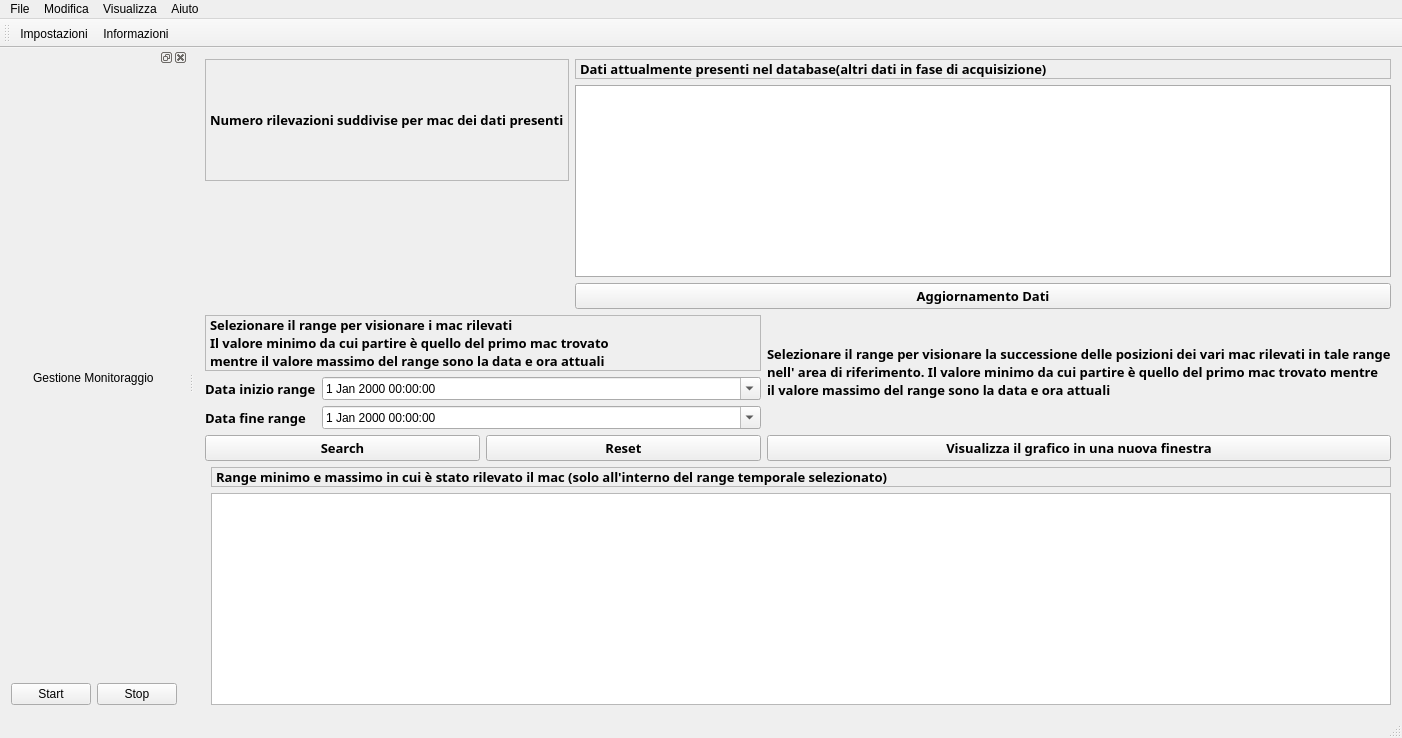
<?xml version="1.0" encoding="UTF-8"?>
<ui version="4.0">
 <class>MainWindow</class>
 <widget class="QMainWindow" name="MainWindow">
  <property name="geometry">
   <rect>
    <x>0</x>
    <y>0</y>
    <width>1402</width>
    <height>738</height>
   </rect>
  </property>
  <property name="sizePolicy">
   <sizepolicy hsizetype="Minimum" vsizetype="Minimum">
    <horstretch>0</horstretch>
    <verstretch>0</verstretch>
   </sizepolicy>
  </property>
  <property name="windowTitle">
   <string>Room Monitor</string>
  </property>
  <widget class="QWidget" name="centralWidget">
   <layout class="QGridLayout" name="gridLayout_2">
    <item row="1" column="0">
     <layout class="QHBoxLayout" name="horizontalLayout_4">
      <item>
       <layout class="QVBoxLayout" name="verticalLayout_5">
        <item>
         <widget class="QLabel" name="label_2">
          <property name="font">
           <font>
            <family>Source Code Pro</family>
            <pointsize>10</pointsize>
            <weight>75</weight>
            <bold>true</bold>
           </font>
          </property>
          <property name="autoFillBackground">
           <bool>false</bool>
          </property>
          <property name="frameShape">
           <enum>QFrame::StyledPanel</enum>
          </property>
          <property name="frameShadow">
           <enum>QFrame::Plain</enum>
          </property>
          <property name="text">
           <string>Selezionare il range per visionare i mac rilevati
Il valore minimo da cui partire è quello del primo mac trovato
mentre il valore massimo del range sono la data e ora attuali</string>
          </property>
         </widget>
        </item>
        <item>
         <layout class="QFormLayout" name="formLayout">
          <item row="0" column="0">
           <widget class="QLabel" name="label_3">
            <property name="font">
             <font>
              <family>Source Code Pro</family>
              <pointsize>10</pointsize>
              <weight>75</weight>
              <bold>true</bold>
             </font>
            </property>
            <property name="text">
             <string>Data inizio range</string>
            </property>
           </widget>
          </item>
          <item row="0" column="1">
           <widget class="QDateTimeEdit" name="From">
            <property name="enabled">
             <bool>true</bool>
            </property>
            <property name="acceptDrops">
             <bool>true</bool>
            </property>
            <property name="autoFillBackground">
             <bool>true</bool>
            </property>
            <property name="buttonSymbols">
             <enum>QAbstractSpinBox::PlusMinus</enum>
            </property>
            <property name="calendarPopup">
             <bool>true</bool>
            </property>
           </widget>
          </item>
          <item row="1" column="0">
           <widget class="QLabel" name="label_4">
            <property name="font">
             <font>
              <family>Source Code Pro</family>
              <pointsize>10</pointsize>
              <weight>75</weight>
              <bold>true</bold>
             </font>
            </property>
            <property name="text">
             <string>Data fine range</string>
            </property>
           </widget>
          </item>
          <item row="1" column="1">
           <widget class="QDateTimeEdit" name="To">
            <property name="acceptDrops">
             <bool>true</bool>
            </property>
            <property name="buttonSymbols">
             <enum>QAbstractSpinBox::PlusMinus</enum>
            </property>
            <property name="calendarPopup">
             <bool>true</bool>
            </property>
           </widget>
          </item>
         </layout>
        </item>
        <item>
         <layout class="QHBoxLayout" name="horizontalLayout_5">
          <item>
           <widget class="QPushButton" name="Search">
            <property name="font">
             <font>
              <family>Source Code Pro</family>
              <pointsize>10</pointsize>
              <weight>75</weight>
              <bold>true</bold>
             </font>
            </property>
            <property name="text">
             <string>Search</string>
            </property>
           </widget>
          </item>
          <item>
           <widget class="QPushButton" name="Reset">
            <property name="font">
             <font>
              <family>Source Code Pro</family>
              <pointsize>10</pointsize>
              <weight>75</weight>
              <bold>true</bold>
             </font>
            </property>
            <property name="text">
             <string>Reset</string>
            </property>
           </widget>
          </item>
         </layout>
        </item>
       </layout>
      </item>
      <item>
       <layout class="QVBoxLayout" name="verticalLayout_6">
        <item>
         <widget class="QLabel" name="label_7">
          <property name="font">
           <font>
            <family>Source Code Pro</family>
            <pointsize>10</pointsize>
            <weight>75</weight>
            <bold>true</bold>
           </font>
          </property>
          <property name="frameShape">
           <enum>QFrame::NoFrame</enum>
          </property>
          <property name="text">
           <string>Selezionare il range per visionare la successione delle posizioni dei vari mac rilevati in tale range 
nell' area di riferimento. Il valore minimo da cui partire è quello del primo mac trovato mentre
il valore massimo del range sono la data e ora attuali</string>
          </property>
         </widget>
        </item>
        <item>
         <widget class="QPushButton" name="Search_2">
          <property name="font">
           <font>
            <family>Source Code Pro</family>
            <pointsize>10</pointsize>
            <weight>75</weight>
            <bold>true</bold>
           </font>
          </property>
          <property name="text">
           <string>Visualizza il grafico in una nuova finestra</string>
          </property>
         </widget>
        </item>
       </layout>
      </item>
     </layout>
    </item>
    <item row="0" column="0">
     <layout class="QHBoxLayout" name="horizontalLayout_3">
      <item>
       <layout class="QVBoxLayout" name="verticalLayout_3">
        <item>
         <widget class="QLabel" name="label_6">
          <property name="font">
           <font>
            <family>Source Code Pro</family>
            <pointsize>10</pointsize>
            <weight>75</weight>
            <bold>true</bold>
           </font>
          </property>
          <property name="autoFillBackground">
           <bool>false</bool>
          </property>
          <property name="frameShape">
           <enum>QFrame::StyledPanel</enum>
          </property>
          <property name="frameShadow">
           <enum>QFrame::Plain</enum>
          </property>
          <property name="text">
           <string>Numero rilevazioni suddivise per mac dei dati presenti</string>
          </property>
         </widget>
        </item>
        <item>
         <widget class="QCustomPlot" name="customPlot" native="true"/>
        </item>
       </layout>
      </item>
      <item>
       <layout class="QVBoxLayout" name="verticalLayout_4">
        <item>
         <widget class="QLabel" name="label_5">
          <property name="font">
           <font>
            <family>Source Code Pro</family>
            <pointsize>10</pointsize>
            <weight>75</weight>
            <bold>true</bold>
           </font>
          </property>
          <property name="autoFillBackground">
           <bool>false</bool>
          </property>
          <property name="frameShape">
           <enum>QFrame::StyledPanel</enum>
          </property>
          <property name="frameShadow">
           <enum>QFrame::Plain</enum>
          </property>
          <property name="text">
           <string>Dati attualmente presenti nel database(altri dati in fase di acquisizione)</string>
          </property>
         </widget>
        </item>
        <item>
         <widget class="QTableView" name="tableView">
          <property name="palette">
           <palette>
            <active>
             <colorrole role="WindowText">
              <brush brushstyle="SolidPattern">
               <color alpha="255">
                <red>0</red>
                <green>0</green>
                <blue>0</blue>
               </color>
              </brush>
             </colorrole>
             <colorrole role="Button">
              <brush brushstyle="SolidPattern">
               <color alpha="255">
                <red>222</red>
                <green>222</green>
                <blue>222</blue>
               </color>
              </brush>
             </colorrole>
             <colorrole role="Light">
              <brush brushstyle="SolidPattern">
               <color alpha="255">
                <red>255</red>
                <green>255</green>
                <blue>255</blue>
               </color>
              </brush>
             </colorrole>
             <colorrole role="Midlight">
              <brush brushstyle="SolidPattern">
               <color alpha="255">
                <red>238</red>
                <green>238</green>
                <blue>238</blue>
               </color>
              </brush>
             </colorrole>
             <colorrole role="Dark">
              <brush brushstyle="SolidPattern">
               <color alpha="255">
                <red>111</red>
                <green>111</green>
                <blue>111</blue>
               </color>
              </brush>
             </colorrole>
             <colorrole role="Mid">
              <brush brushstyle="SolidPattern">
               <color alpha="255">
                <red>148</red>
                <green>148</green>
                <blue>148</blue>
               </color>
              </brush>
             </colorrole>
             <colorrole role="Text">
              <brush brushstyle="SolidPattern">
               <color alpha="255">
                <red>0</red>
                <green>0</green>
                <blue>0</blue>
               </color>
              </brush>
             </colorrole>
             <colorrole role="BrightText">
              <brush brushstyle="SolidPattern">
               <color alpha="255">
                <red>255</red>
                <green>255</green>
                <blue>255</blue>
               </color>
              </brush>
             </colorrole>
             <colorrole role="ButtonText">
              <brush brushstyle="SolidPattern">
               <color alpha="255">
                <red>0</red>
                <green>0</green>
                <blue>0</blue>
               </color>
              </brush>
             </colorrole>
             <colorrole role="Base">
              <brush brushstyle="SolidPattern">
               <color alpha="255">
                <red>255</red>
                <green>255</green>
                <blue>255</blue>
               </color>
              </brush>
             </colorrole>
             <colorrole role="Window">
              <brush brushstyle="SolidPattern">
               <color alpha="255">
                <red>222</red>
                <green>222</green>
                <blue>222</blue>
               </color>
              </brush>
             </colorrole>
             <colorrole role="Shadow">
              <brush brushstyle="SolidPattern">
               <color alpha="255">
                <red>0</red>
                <green>0</green>
                <blue>0</blue>
               </color>
              </brush>
             </colorrole>
             <colorrole role="AlternateBase">
              <brush brushstyle="SolidPattern">
               <color alpha="255">
                <red>238</red>
                <green>238</green>
                <blue>238</blue>
               </color>
              </brush>
             </colorrole>
             <colorrole role="ToolTipBase">
              <brush brushstyle="SolidPattern">
               <color alpha="255">
                <red>255</red>
                <green>255</green>
                <blue>220</blue>
               </color>
              </brush>
             </colorrole>
             <colorrole role="ToolTipText">
              <brush brushstyle="SolidPattern">
               <color alpha="255">
                <red>0</red>
                <green>0</green>
                <blue>0</blue>
               </color>
              </brush>
             </colorrole>
             <colorrole role="PlaceholderText">
              <brush brushstyle="NoBrush">
               <color alpha="128">
                <red>0</red>
                <green>0</green>
                <blue>0</blue>
               </color>
              </brush>
             </colorrole>
            </active>
            <inactive>
             <colorrole role="WindowText">
              <brush brushstyle="SolidPattern">
               <color alpha="255">
                <red>0</red>
                <green>0</green>
                <blue>0</blue>
               </color>
              </brush>
             </colorrole>
             <colorrole role="Button">
              <brush brushstyle="SolidPattern">
               <color alpha="255">
                <red>222</red>
                <green>222</green>
                <blue>222</blue>
               </color>
              </brush>
             </colorrole>
             <colorrole role="Light">
              <brush brushstyle="SolidPattern">
               <color alpha="255">
                <red>255</red>
                <green>255</green>
                <blue>255</blue>
               </color>
              </brush>
             </colorrole>
             <colorrole role="Midlight">
              <brush brushstyle="SolidPattern">
               <color alpha="255">
                <red>238</red>
                <green>238</green>
                <blue>238</blue>
               </color>
              </brush>
             </colorrole>
             <colorrole role="Dark">
              <brush brushstyle="SolidPattern">
               <color alpha="255">
                <red>111</red>
                <green>111</green>
                <blue>111</blue>
               </color>
              </brush>
             </colorrole>
             <colorrole role="Mid">
              <brush brushstyle="SolidPattern">
               <color alpha="255">
                <red>148</red>
                <green>148</green>
                <blue>148</blue>
               </color>
              </brush>
             </colorrole>
             <colorrole role="Text">
              <brush brushstyle="SolidPattern">
               <color alpha="255">
                <red>0</red>
                <green>0</green>
                <blue>0</blue>
               </color>
              </brush>
             </colorrole>
             <colorrole role="BrightText">
              <brush brushstyle="SolidPattern">
               <color alpha="255">
                <red>255</red>
                <green>255</green>
                <blue>255</blue>
               </color>
              </brush>
             </colorrole>
             <colorrole role="ButtonText">
              <brush brushstyle="SolidPattern">
               <color alpha="255">
                <red>0</red>
                <green>0</green>
                <blue>0</blue>
               </color>
              </brush>
             </colorrole>
             <colorrole role="Base">
              <brush brushstyle="SolidPattern">
               <color alpha="255">
                <red>255</red>
                <green>255</green>
                <blue>255</blue>
               </color>
              </brush>
             </colorrole>
             <colorrole role="Window">
              <brush brushstyle="SolidPattern">
               <color alpha="255">
                <red>222</red>
                <green>222</green>
                <blue>222</blue>
               </color>
              </brush>
             </colorrole>
             <colorrole role="Shadow">
              <brush brushstyle="SolidPattern">
               <color alpha="255">
                <red>0</red>
                <green>0</green>
                <blue>0</blue>
               </color>
              </brush>
             </colorrole>
             <colorrole role="AlternateBase">
              <brush brushstyle="SolidPattern">
               <color alpha="255">
                <red>238</red>
                <green>238</green>
                <blue>238</blue>
               </color>
              </brush>
             </colorrole>
             <colorrole role="ToolTipBase">
              <brush brushstyle="SolidPattern">
               <color alpha="255">
                <red>255</red>
                <green>255</green>
                <blue>220</blue>
               </color>
              </brush>
             </colorrole>
             <colorrole role="ToolTipText">
              <brush brushstyle="SolidPattern">
               <color alpha="255">
                <red>0</red>
                <green>0</green>
                <blue>0</blue>
               </color>
              </brush>
             </colorrole>
             <colorrole role="PlaceholderText">
              <brush brushstyle="NoBrush">
               <color alpha="128">
                <red>0</red>
                <green>0</green>
                <blue>0</blue>
               </color>
              </brush>
             </colorrole>
            </inactive>
            <disabled>
             <colorrole role="WindowText">
              <brush brushstyle="SolidPattern">
               <color alpha="255">
                <red>111</red>
                <green>111</green>
                <blue>111</blue>
               </color>
              </brush>
             </colorrole>
             <colorrole role="Button">
              <brush brushstyle="SolidPattern">
               <color alpha="255">
                <red>222</red>
                <green>222</green>
                <blue>222</blue>
               </color>
              </brush>
             </colorrole>
             <colorrole role="Light">
              <brush brushstyle="SolidPattern">
               <color alpha="255">
                <red>255</red>
                <green>255</green>
                <blue>255</blue>
               </color>
              </brush>
             </colorrole>
             <colorrole role="Midlight">
              <brush brushstyle="SolidPattern">
               <color alpha="255">
                <red>238</red>
                <green>238</green>
                <blue>238</blue>
               </color>
              </brush>
             </colorrole>
             <colorrole role="Dark">
              <brush brushstyle="SolidPattern">
               <color alpha="255">
                <red>111</red>
                <green>111</green>
                <blue>111</blue>
               </color>
              </brush>
             </colorrole>
             <colorrole role="Mid">
              <brush brushstyle="SolidPattern">
               <color alpha="255">
                <red>148</red>
                <green>148</green>
                <blue>148</blue>
               </color>
              </brush>
             </colorrole>
             <colorrole role="Text">
              <brush brushstyle="SolidPattern">
               <color alpha="255">
                <red>111</red>
                <green>111</green>
                <blue>111</blue>
               </color>
              </brush>
             </colorrole>
             <colorrole role="BrightText">
              <brush brushstyle="SolidPattern">
               <color alpha="255">
                <red>255</red>
                <green>255</green>
                <blue>255</blue>
               </color>
              </brush>
             </colorrole>
             <colorrole role="ButtonText">
              <brush brushstyle="SolidPattern">
               <color alpha="255">
                <red>111</red>
                <green>111</green>
                <blue>111</blue>
               </color>
              </brush>
             </colorrole>
             <colorrole role="Base">
              <brush brushstyle="SolidPattern">
               <color alpha="255">
                <red>222</red>
                <green>222</green>
                <blue>222</blue>
               </color>
              </brush>
             </colorrole>
             <colorrole role="Window">
              <brush brushstyle="SolidPattern">
               <color alpha="255">
                <red>222</red>
                <green>222</green>
                <blue>222</blue>
               </color>
              </brush>
             </colorrole>
             <colorrole role="Shadow">
              <brush brushstyle="SolidPattern">
               <color alpha="255">
                <red>0</red>
                <green>0</green>
                <blue>0</blue>
               </color>
              </brush>
             </colorrole>
             <colorrole role="AlternateBase">
              <brush brushstyle="SolidPattern">
               <color alpha="255">
                <red>222</red>
                <green>222</green>
                <blue>222</blue>
               </color>
              </brush>
             </colorrole>
             <colorrole role="ToolTipBase">
              <brush brushstyle="SolidPattern">
               <color alpha="255">
                <red>255</red>
                <green>255</green>
                <blue>220</blue>
               </color>
              </brush>
             </colorrole>
             <colorrole role="ToolTipText">
              <brush brushstyle="SolidPattern">
               <color alpha="255">
                <red>0</red>
                <green>0</green>
                <blue>0</blue>
               </color>
              </brush>
             </colorrole>
             <colorrole role="PlaceholderText">
              <brush brushstyle="NoBrush">
               <color alpha="128">
                <red>0</red>
                <green>0</green>
                <blue>0</blue>
               </color>
              </brush>
             </colorrole>
            </disabled>
           </palette>
          </property>
          <property name="alternatingRowColors">
           <bool>true</bool>
          </property>
         </widget>
        </item>
        <item>
         <widget class="QPushButton" name="Aggior">
          <property name="font">
           <font>
            <family>Source Code Pro</family>
            <pointsize>10</pointsize>
            <weight>75</weight>
            <bold>true</bold>
           </font>
          </property>
          <property name="text">
           <string>Aggiornamento Dati</string>
          </property>
         </widget>
        </item>
       </layout>
      </item>
     </layout>
    </item>
    <item row="2" column="0">
     <layout class="QHBoxLayout" name="horizontalLayout_6">
      <item>
       <widget class="QCustomPlot" name="customPlot_2" native="true">
        <property name="enabled">
         <bool>false</bool>
        </property>
       </widget>
      </item>
      <item>
       <layout class="QVBoxLayout" name="verticalLayout_7">
        <item>
         <widget class="QLabel" name="label_8">
          <property name="font">
           <font>
            <family>Source Code Pro</family>
            <pointsize>10</pointsize>
            <weight>75</weight>
            <bold>true</bold>
           </font>
          </property>
          <property name="autoFillBackground">
           <bool>false</bool>
          </property>
          <property name="frameShape">
           <enum>QFrame::StyledPanel</enum>
          </property>
          <property name="frameShadow">
           <enum>QFrame::Plain</enum>
          </property>
          <property name="text">
           <string>Range minimo e massimo in cui è stato rilevato il mac (solo all'interno del range temporale selezionato)</string>
          </property>
         </widget>
        </item>
        <item>
         <widget class="QTableWidget" name="tableView_2">
          <property name="alternatingRowColors">
           <bool>true</bool>
          </property>
          <property name="sortingEnabled">
           <bool>false</bool>
          </property>
         </widget>
        </item>
       </layout>
      </item>
     </layout>
    </item>
   </layout>
  </widget>
  <widget class="QMenuBar" name="menuBar">
   <property name="geometry">
    <rect>
     <x>0</x>
     <y>0</y>
     <width>1402</width>
     <height>22</height>
    </rect>
   </property>
   <widget class="QMenu" name="menuFile">
    <property name="title">
     <string>File</string>
    </property>
    <addaction name="actionChiudi"/>
   </widget>
   <widget class="QMenu" name="menuEdit">
    <property name="title">
     <string>Modifica</string>
    </property>
    <addaction name="actionSettings"/>
   </widget>
   <widget class="QMenu" name="menuAbout">
    <property name="title">
     <string>Aiuto</string>
    </property>
    <addaction name="actionAbout"/>
   </widget>
   <widget class="QMenu" name="menuVisualizza">
    <property name="title">
     <string>Visualizza</string>
    </property>
    <addaction name="actionGestione_Monitoraggio"/>
   </widget>
   <addaction name="menuFile"/>
   <addaction name="menuEdit"/>
   <addaction name="menuVisualizza"/>
   <addaction name="menuAbout"/>
  </widget>
  <widget class="QToolBar" name="mainToolBar">
   <attribute name="toolBarArea">
    <enum>TopToolBarArea</enum>
   </attribute>
   <attribute name="toolBarBreak">
    <bool>false</bool>
   </attribute>
   <addaction name="actionSettings"/>
   <addaction name="actionAbout"/>
  </widget>
  <widget class="QStatusBar" name="statusBar"/>
  <widget class="QDockWidget" name="dockWidget">
   <attribute name="dockWidgetArea">
    <number>1</number>
   </attribute>
   <widget class="QWidget" name="dockWidgetContents">
    <layout class="QVBoxLayout" name="verticalLayout_2">
     <item>
      <layout class="QVBoxLayout" name="verticalLayout">
       <item>
        <layout class="QHBoxLayout" name="horizontalLayout_2">
         <item>
          <widget class="QLabel" name="label">
           <property name="sizePolicy">
            <sizepolicy hsizetype="Fixed" vsizetype="Expanding">
             <horstretch>0</horstretch>
             <verstretch>0</verstretch>
            </sizepolicy>
           </property>
           <property name="autoFillBackground">
            <bool>false</bool>
           </property>
           <property name="text">
            <string>Gestione Monitoraggio</string>
           </property>
          </widget>
         </item>
        </layout>
       </item>
       <item>
        <layout class="QHBoxLayout" name="horizontalLayout">
         <item>
          <widget class="QPushButton" name="startButton">
           <property name="text">
            <string>Start</string>
           </property>
          </widget>
         </item>
         <item>
          <widget class="QPushButton" name="stopButton">
           <property name="text">
            <string>Stop</string>
           </property>
          </widget>
         </item>
        </layout>
       </item>
      </layout>
     </item>
    </layout>
   </widget>
  </widget>
  <action name="actionSettings">
   <property name="icon">
    <iconset theme="emblem-system">
     <normaloff>.</normaloff>.</iconset>
   </property>
   <property name="text">
    <string>Impostazioni...</string>
   </property>
  </action>
  <action name="actionAbout">
   <property name="icon">
    <iconset theme="dialog-information">
     <normaloff>.</normaloff>.</iconset>
   </property>
   <property name="text">
    <string>Informazioni</string>
   </property>
  </action>
  <action name="actionChiudi">
   <property name="text">
    <string>Chiudi</string>
   </property>
  </action>
  <action name="actionGestione_Monitoraggio">
   <property name="checkable">
    <bool>true</bool>
   </property>
   <property name="checked">
    <bool>true</bool>
   </property>
   <property name="text">
    <string>Gestione Monitoraggio</string>
   </property>
  </action>
 </widget>
 <layoutdefault spacing="6" margin="11"/>
 <customwidgets>
  <customwidget>
   <class>QCustomPlot</class>
   <extends>QWidget</extends>
   <header>qcustomplot.h</header>
   <container>1</container>
  </customwidget>
 </customwidgets>
 <tabstops>
  <tabstop>startButton</tabstop>
  <tabstop>stopButton</tabstop>
 </tabstops>
 <resources/>
 <connections>
  <connection>
   <sender>actionChiudi</sender>
   <signal>triggered()</signal>
   <receiver>MainWindow</receiver>
   <slot>close()</slot>
   <hints>
    <hint type="sourcelabel">
     <x>-1</x>
     <y>-1</y>
    </hint>
    <hint type="destinationlabel">
     <x>169</x>
     <y>98</y>
    </hint>
   </hints>
  </connection>
  <connection>
   <sender>dockWidget</sender>
   <signal>visibilityChanged(bool)</signal>
   <receiver>actionGestione_Monitoraggio</receiver>
   <slot>setChecked(bool)</slot>
   <hints>
    <hint type="sourcelabel">
     <x>93</x>
     <y>117</y>
    </hint>
    <hint type="destinationlabel">
     <x>-1</x>
     <y>-1</y>
    </hint>
   </hints>
  </connection>
  <connection>
   <sender>actionGestione_Monitoraggio</sender>
   <signal>toggled(bool)</signal>
   <receiver>dockWidget</receiver>
   <slot>setVisible(bool)</slot>
   <hints>
    <hint type="sourcelabel">
     <x>-1</x>
     <y>-1</y>
    </hint>
    <hint type="destinationlabel">
     <x>93</x>
     <y>117</y>
    </hint>
   </hints>
  </connection>
 </connections>
</ui>
